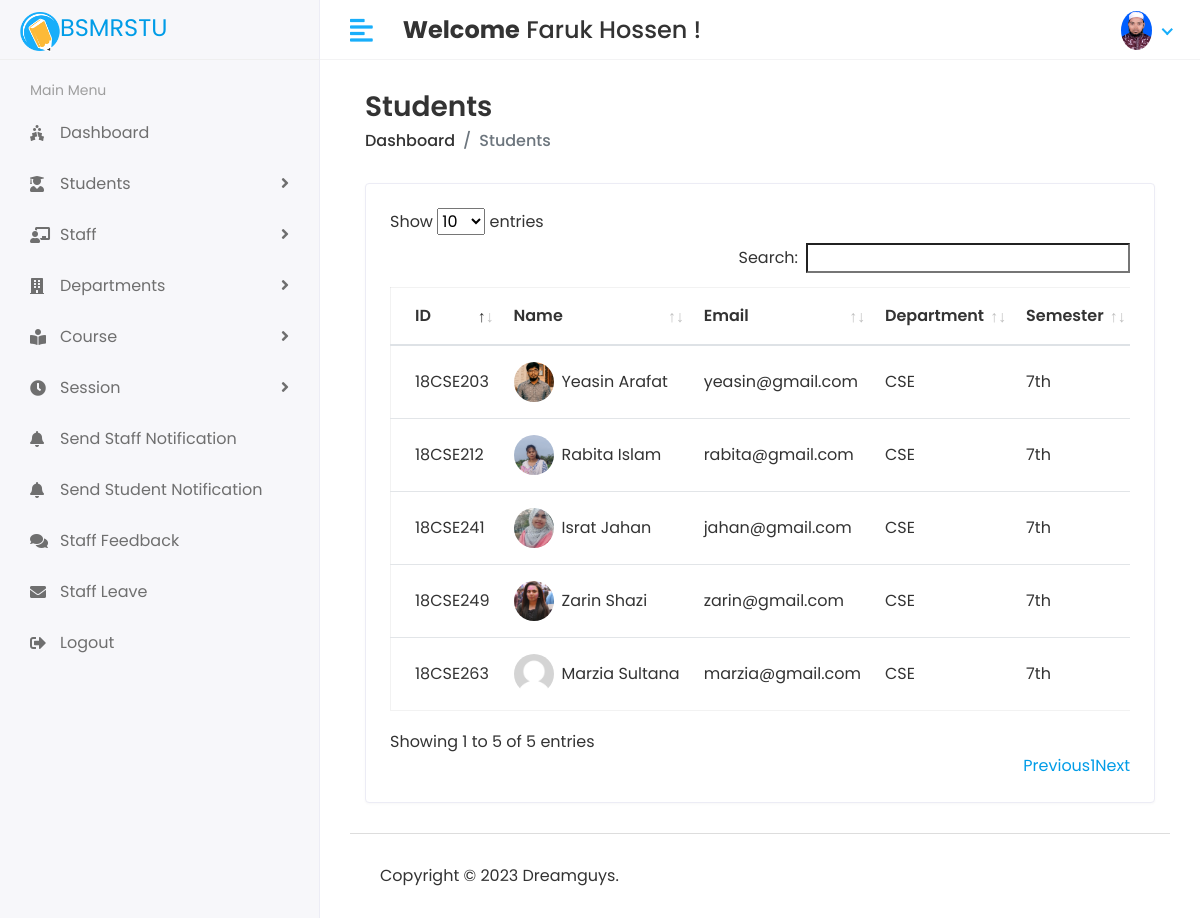
The app's page /HOD/Student/View (signed in) with its own data.
### app/models.py (models this page shows, shortened)
class CustomUser(AbstractUser):
    USER=((1, 'HOD'),
          (2,'STAFF'),
          (3,'STUDENT')
    )
    user_type=models.CharField(choices=USER,max_length=58,default=1)
    profile_pic=models.ImageField(upload_to='media/profile_pic')

class Student(models.Model):
    admin=models.OneToOneField(CustomUser,on_delete=models.CASCADE)
    student_rid=models.CharField(max_length=100, null=True)
    gender=models.CharField(max_length=100)
    department_id=models.ForeignKey(Department,on_delete=models.DO_NOTHING)
    session_id = models.ForeignKey(Session, on_delete=models.DO_NOTHING)
    semester_id = models.ForeignKey(Semester, on_delete=models.DO_NOTHING,null=True)
    address=models.TextField()

class Department(models.Model):
    dept_name=models.CharField(max_length=100)
    hod_name = models.CharField(max_length=100,default=" ")
    started_at=models.DateTimeField(auto_now_add=True)

class Semester(models.Model):
    name=models.CharField(max_length=100)

### Student_Management_System/HOD_views.py (the view)
# urls.py: path('HOD/Student/View',HOD_views.VIEW_STUDENT,name='view_student'),
@login_required(login_url='/')
def VIEW_STUDENT(request):
    student=Student.objects.all().order_by('student_rid')
    context={
        'student':student,
    }
    return render(request,'HOD/view_student.html',context)

### templates/HOD/view_student.html (shortened to what this page needs)
{% extends 'base.html' %}
{% block content %}
<div class="content container-fluid">
               <div class="page-header">
                  <div class="row align-items-center">
                     <div class="col">
                        <h3 class="page-title">Students</h3>
                        <ul class="breadcrumb">
                           <li class="breadcrumb-item"><a href="index.html">Dashboard</a></li>
                           <li class="breadcrumb-item active">Students</li>
                        </ul>
                     </div>
                  </div>
               </div>
               <div class="row">
                  <div class="col-sm-12">
                     <div class="card card-table">
                        <div class="card-body">
                           <div class="table-responsive">
                              <table id="table_id" class="table table-hover table-center mb-0">
                                 <thead>
                                    <tr>
                                       <th>ID</th>
                                       <th>Name</th>
                                       <th>Email</th>
                                       <th>Department</th>
                                       <th>Semester</th>
                                    </tr>
                                 </thead>
                                 <tbody>
                                 {% for i in student %}
                                    <tr>
                                       <td>{{i.student_rid}}</td>
                                       <td>
                                          <h2 class="table-avatar">
                                             <a href="#" class="avatar avatar-sm mr-2"><img class="avatar-img rounded-circle" src="/{{i.admin.profile_pic}}" alt="User Image"></a>
                                             <a href="#">{{i.admin.first_name}}&nbsp;{{i.admin.last_name}}</a>
                                          </h2>
                                       </td>
                                       <td>{{i.admin.email}}</td>
                                       <td>{{i.department_id.dept_name}}</td>
                                       <td>{{i.semester_id.name}}</td>
                                    </tr>
                                 {% endfor %}
                                 </tbody>
                              </table>
                           </div>
                        </div>
                     </div>
                  </div>
               </div>
            </div>
{% endblock %}

### templates/base.html (shortened to what this page needs)
<!DOCTYPE html>
<html lang="en">
{% load static %}
   <head>
      <link rel="stylesheet" href="{% static 'assets/plugins/bootstrap/css/bootstrap.min.css' %}">
      <link rel="stylesheet" href="{% static 'assets/plugins/fontawesome/css/fontawesome.min.css' %}">
      <link rel="stylesheet" href="{% static 'assets/plugins/fontawesome/css/all.min.css' %}">
      <link rel="stylesheet" href="{% static 'assets/css/style.css' %}">
       <link rel="stylesheet" href="{% static 'assets/plugins/datatables/datatables.min.css' %}">
   </head>
   <body>
      <div class="main-wrapper">
         {% include 'includes/header.html' %}
         {% include 'includes/sidebar.html' %}
      <div class="page-wrapper">
         <div class="content container-fluid">
         {% block content %}
            {% endblock %}
         {% include 'includes/footer.html' %}
         </div>
      </div>
   </body>
</html>

### templates/includes/header.html (shortened to what this page needs)
{% load static %}
<div class="header">
            <div class="header-left">
               <a href="#" class="logo">
               <img src="{% static 'assets/img/logo-small.png' %}" alt="Logo"><font size="+2">BSMRSTU</font>
               </a>
            </div>
            <a href="javascript:void(0);" id="toggle_btn">
            <i class="fas fa-align-left"></i>
            </a>
            <div class="top-nav-search mt-3">
               <h4><strong>Welcome</strong>&nbsp;<span>{{user.first_name}}&nbsp;{{user.last_name}}&nbsp;!</span></h4>
            </div>
            <ul class="nav user-menu">
               <li class="nav-item dropdown has-arrow">
                  <a href="#" class="dropdown-toggle nav-link" data-toggle="dropdown">
                     {% if user.profile_pic == "" %}
                     <span class="user-img"><img class="rounded-circle" src="{% static 'assets/img/no-user-image.gif' %}" width="31" alt=""></span>
                     {% else %}
                  <span class="user-img"><img class="rounded-circle" src="/{{user.profile_pic}}" width="31" alt=""></span>
                     {% endif %}
                  </a>
               </li>
            </ul>
         </div>

### templates/includes/sidebar.html (shortened to what this page needs)
{% load active_link_tags %}
<div class="sidebar" id="sidebar">
            <div class="sidebar-inner slimscroll">
               <div id="sidebar-menu" class="sidebar-menu">
               {% if user.user_type == '1' %}
                  <ul>
                     <li class="menu-title">
                        <span>Main Menu</span>
                     </li>
                     <li class="{% active_link 'hod_home' 'active' %}">
                        <a href="{% url 'hod_home' %}"><i class="fas fa-holly-berry"></i> <span>Dashboard</span></a>
                     </li>
                     <li class="submenu {% active_link 'view_student' 'active' %} {% active_link 'add_student' 'active' %}">
                        <a href="#"><i class="fas fa-user-graduate"></i> <span> Students</span> <span class="menu-arrow"></span></a>
                     </li>
                     <li class="submenu {% active_link 'view_stuff' 'active' %} {% active_link 'add_stuff' 'active' %}">
                        <a href="#"><i class="fas fa-chalkboard-teacher"></i> <span> Staff</span> <span class="menu-arrow"></span></a>
                     </li>
                     <li class="submenu {% active_link 'view_department' 'active' %} {% active_link 'add_department' 'active' %}">
                        <a href="#"><i class="fas fa-building"></i> <span> Departments</span> <span class="menu-arrow"></span></a>
                     </li>
                     <li class="submenu {% active_link 'view_course' 'active' %} {% active_link 'add_course' 'active' %} ">
                        <a href="#"><i class="fas fa-book-reader"></i> <span> Course</span> <span class="menu-arrow"></span></a>
                     </li>
                     <li class="submenu {% active_link 'view_session' 'active' %} {% active_link 'add_session' 'active' %}">
                        <a href="#"><i class="fas fa-clock" ></i> <span> Session</span> <span class="menu-arrow"></span></a>
                     </li>
                     <li class="{% active_link 'stuff_send_notification' 'active' %}">
                        <a href="{% url 'stuff_send_notification' %}"><i class="fas fa-bell"></i> <span>Send Staff Notification  </span></a>
                     </li>
                     <li class="{% active_link 'student_send_notification' 'active' %}">
                        <a href="{% url 'student_send_notification' %}"><i class="fas fa-bell"></i> <span>Send Student Notification  </span></a>
                     </li>
                     <li class="{% active_link 'staff_feedback' 'active' %}">
                        <a href="{% url 'staff_feedback' %}"><i class="fas fa-comments"></i> <span>Staff Feedback</span></a>
                     </li>
                     <li class="{% active_link 'stuff_leave_view' 'active' %}">
                        <a href="{% url 'stuff_leave_view' %}"><i class="fas fa-envelope"></i> <span>Staff Leave</span></a>
                     </li>
                     <li>
                        <a href="{% url 'logout' %}"><i class="fas fa-sign-out-alt"></i> <span>Logout</span></a>
                     </li>
                  </ul>
                  {% endif %}
               </div>
            </div>
         </div>

### templates/includes/footer.html
<footer>
    <p>Copyright © 2023 Dreamguys.</p>
</footer>

### records on screen
CustomUser: first_name "Faruk", last_name "Hossen", profile_pic (picture)
Student: student_rid "18CSE203", admin.profile_pic (picture), admin.first_name "Yeasin", admin.last_name "Arafat", admin.email "yeasin@gmail.com", department_id.dept_name "CSE", semester_id.name "7th"
Student: student_rid "18CSE212", admin.profile_pic (picture), admin.first_name "Rabita", admin.last_name "Islam", admin.email "rabita@gmail.com", department_id.dept_name "CSE", semester_id.name "7th"
Student: student_rid "18CSE241", admin.profile_pic (picture), admin.first_name "Israt", admin.last_name "Jahan", admin.email "jahan@gmail.com", department_id.dept_name "CSE", semester_id.name "7th"
Student: student_rid "18CSE249", admin.profile_pic (picture), admin.first_name "Zarin", admin.last_name "Shazi", admin.email "zarin@gmail.com", department_id.dept_name "CSE", semester_id.name "7th"
Student: student_rid "18CSE263", admin.profile_pic (placeholder picture), admin.first_name "Marzia", admin.last_name "Sultana", admin.email "marzia@gmail.com", department_id.dept_name "CSE", semester_id.name "7th"
